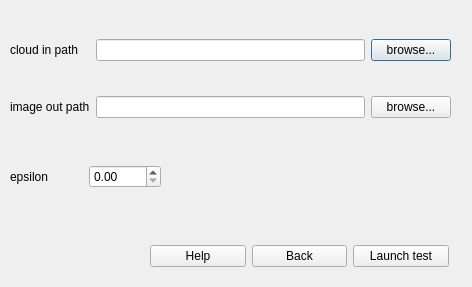
<?xml version="1.0" encoding="UTF-8"?>
<ui version="4.0">
 <class>cloud_to_image_form</class>
 <widget class="QDialog" name="cloud_to_image_form">
  <property name="geometry">
   <rect>
    <x>0</x>
    <y>0</y>
    <width>472</width>
    <height>287</height>
   </rect>
  </property>
  <property name="windowTitle">
   <string>Dialog</string>
  </property>
  <widget class="QWidget" name="layoutWidget">
   <property name="geometry">
    <rect>
     <x>10</x>
     <y>10</y>
     <width>441</width>
     <height>137</height>
    </rect>
   </property>
   <layout class="QGridLayout" name="varset_1">
    <item row="0" column="0">
     <widget class="QLabel" name="cloud_in_path_label">
      <property name="text">
       <string>cloud in path</string>
      </property>
     </widget>
    </item>
    <item row="0" column="1">
     <widget class="QLineEdit" name="cloud_in_ledit"/>
    </item>
    <item row="0" column="2">
     <widget class="QPushButton" name="cloud_in_browse_btn">
      <property name="text">
       <string>browse...</string>
      </property>
     </widget>
    </item>
    <item row="1" column="0">
     <widget class="QLabel" name="image_out_path_label">
      <property name="text">
       <string>image out path</string>
      </property>
     </widget>
    </item>
    <item row="1" column="1">
     <widget class="QLineEdit" name="image_out_ledit"/>
    </item>
    <item row="1" column="2">
     <widget class="QPushButton" name="image_out_browse_btn">
      <property name="text">
       <string>browse...</string>
      </property>
     </widget>
    </item>
   </layout>
  </widget>
  <widget class="QWidget" name="layoutWidget_2">
   <property name="geometry">
    <rect>
     <x>150</x>
     <y>240</y>
     <width>299</width>
     <height>33</height>
    </rect>
   </property>
   <layout class="QHBoxLayout" name="horizontalLayout">
    <item>
     <widget class="QPushButton" name="help_btn">
      <property name="text">
       <string>Help</string>
      </property>
     </widget>
    </item>
    <item>
     <widget class="QPushButton" name="cancel_btn">
      <property name="text">
       <string>Back</string>
      </property>
     </widget>
    </item>
    <item>
     <widget class="QPushButton" name="launch_test_btn">
      <property name="text">
       <string>Launch test</string>
      </property>
     </widget>
    </item>
   </layout>
  </widget>
  <widget class="QWidget" name="layoutWidget_3">
   <property name="geometry">
    <rect>
     <x>10</x>
     <y>160</y>
     <width>151</width>
     <height>33</height>
    </rect>
   </property>
   <layout class="QHBoxLayout" name="varset_2">
    <item>
     <widget class="QLabel" name="epsilon_label">
      <property name="text">
       <string>epsilon</string>
      </property>
     </widget>
    </item>
    <item>
     <widget class="QDoubleSpinBox" name="epsilon_dsb"/>
    </item>
   </layout>
  </widget>
 </widget>
 <resources/>
 <connections/>
</ui>
